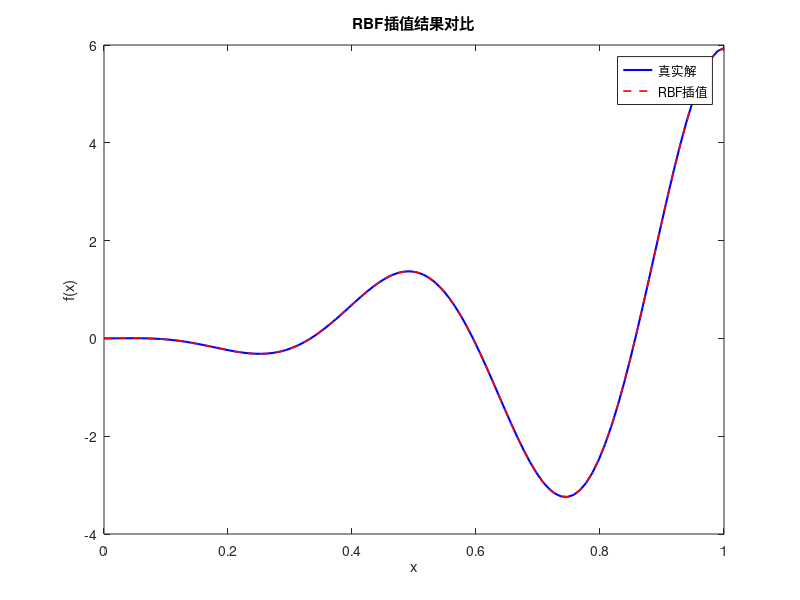

The MATLAB script that drew this image:
clear;
clc;
F = @(x) 6 * x.^2 .* sin(12*x - 4);
epsilon =3;
rbf=@(r)exp(-(epsilon*r).^2);

xk=linspace(0,1,50);  %中心点
xe=linspace(0,1,100);
fk=F(xk);
y=F(xe);
A=zeros(length(xk),length(xk));
for i=1:length(xk)
    for j =1:length(xk)
        A(i,j)=rbf(abs(xk(i)-xk(j)));
    end
end
w=A\fk';
B =zeros(length(xe),length(xk));
for i=1:length(xe)
    for j=1:length(xk)
        B(i,j)=rbf(abs(xe(i)-xk(j)));
    end
end
fe=B*w;          %近似解

figure;
plot(xe, y, 'b-', 'LineWidth', 1.5); 
hold on;
plot(xe, fe, 'r--', 'LineWidth', 1.2);
xlabel('x');
ylabel('f(x)');
legend('真实解', 'RBF插值');
title('RBF插值结果对比');

% 计算误差
error = max(abs(y - fe'));
fprintf('最大绝对误差:%.2e \n', error);
mse=mean((y-fe').^2);     %均方差
fprintf('均方误差:%.2e\n',mse);
disp(['使用基函数数量',num2str(length(xk))]);


